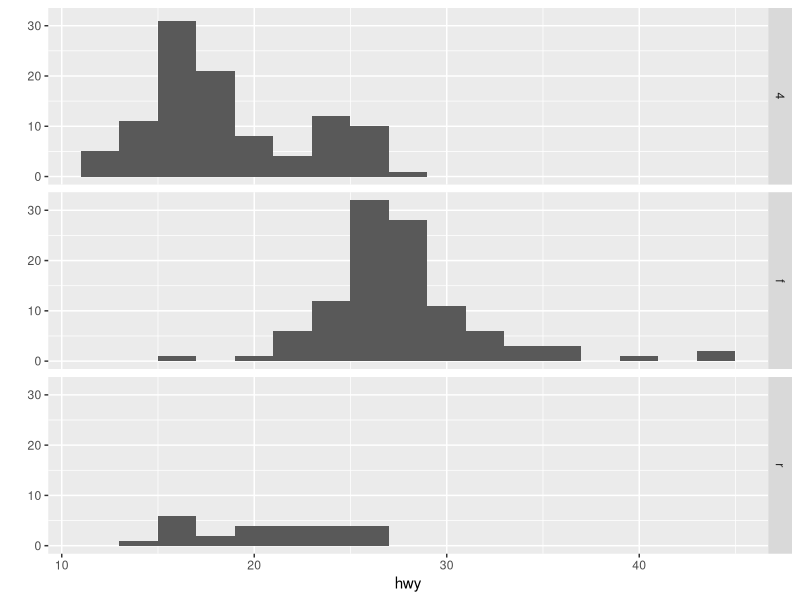
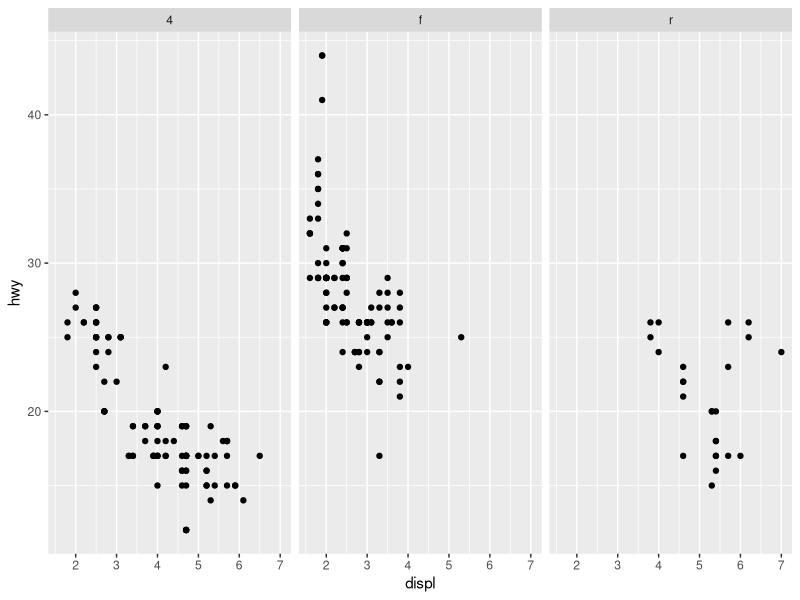
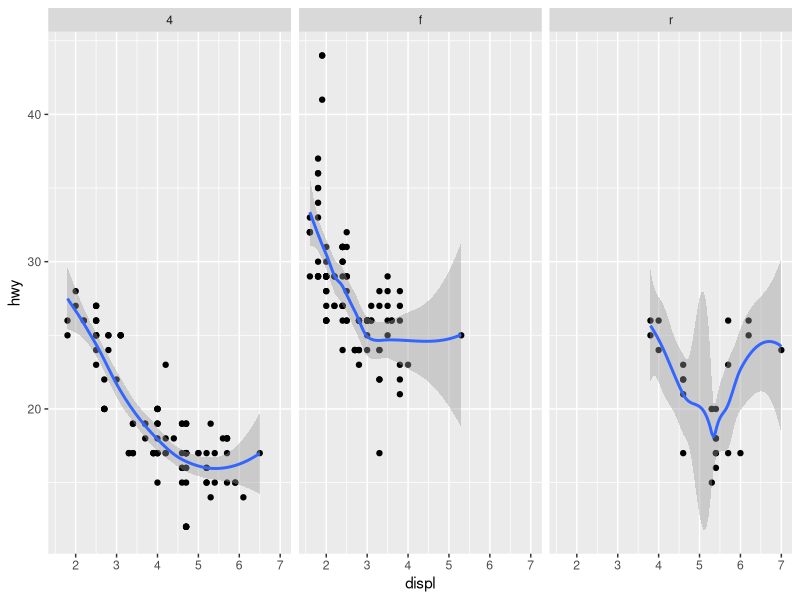
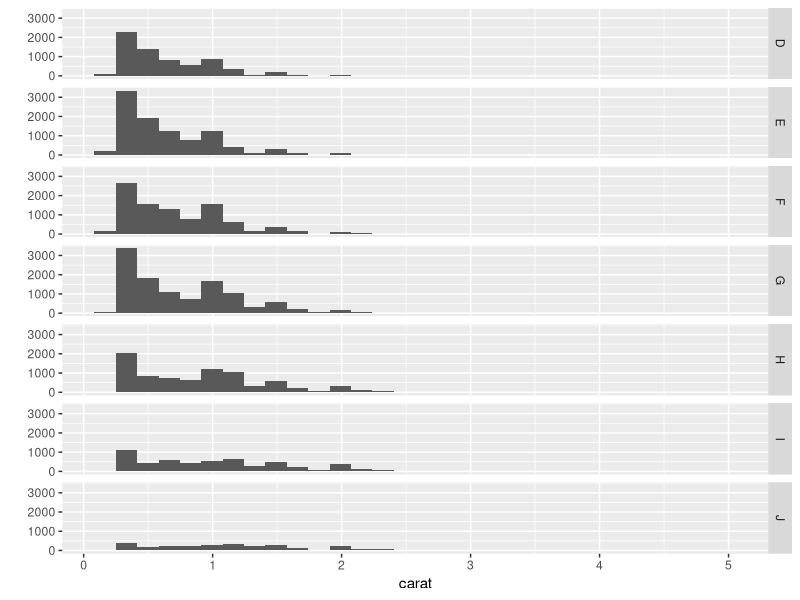
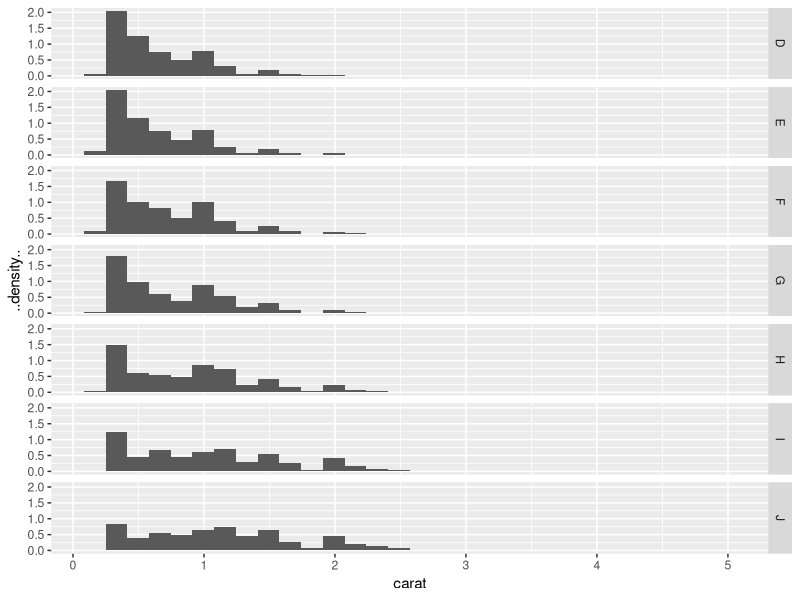
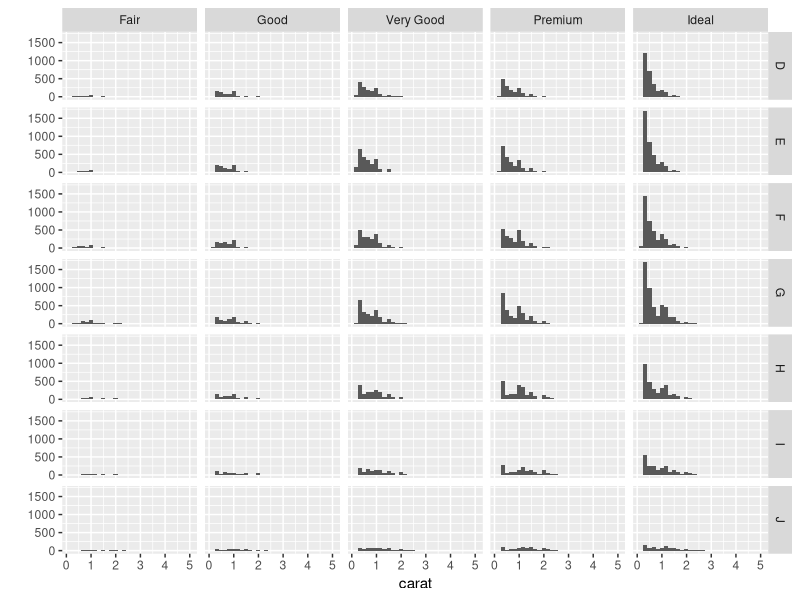
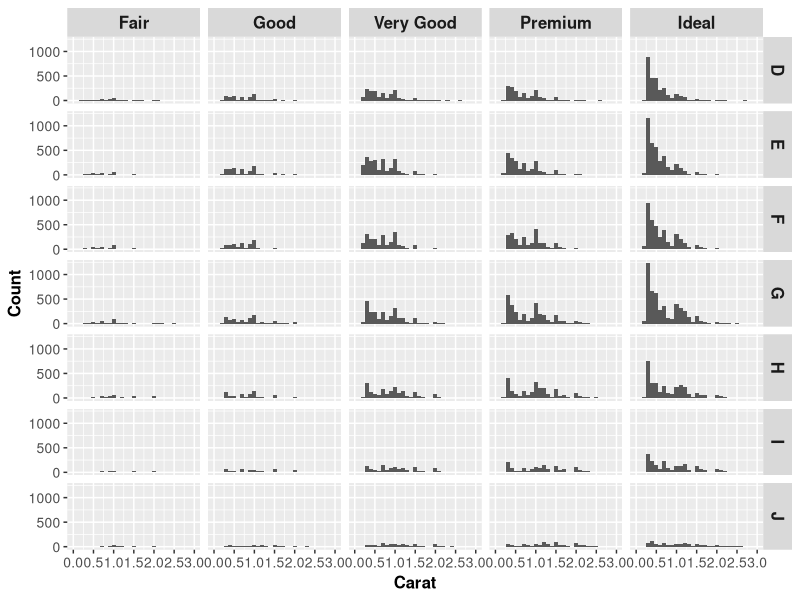
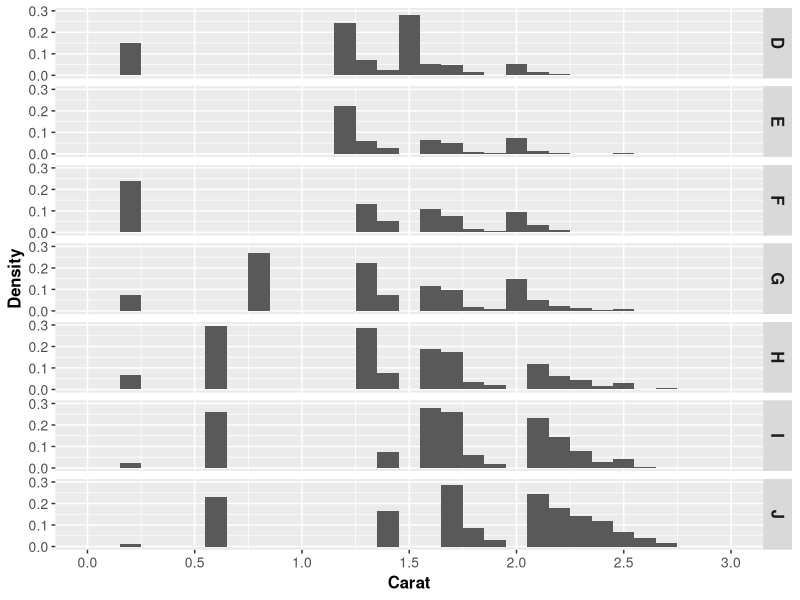

Reproduce these figures in R, in order.
## ---- chunk 1
library(ggplot2)
## ---- chunk 2
qplot(hwy,data = mpg,facets = drv~.,binwidth=2)
## ---- chunk 3
qplot(displ,hwy,data = mpg,facets = .~drv)
## ---- chunk 4
qplot(displ,hwy,data = mpg,facets = .~drv,geom = c("point","smooth"))
## ---- chunk 5
qplot(carat,data = diamonds,facets = color~.,geom = "histogram")
## ---- chunk 6
qplot(carat, ..density.., data = diamonds, facets = color ~ ., geom = "histogram")
## ---- chunk 7
qplot(carat, data = diamonds, facets = color ~ cut, geom = "histogram")
## ---- chunk 8
qplot(carat, data = diamonds, geom = "histogram", facets = color ~ cut, binwidth = 0.1) +
  scale_x_continuous(name = "Carat", limits = c(0, 3), breaks = seq(0, 3, by = 0.5)) +
  scale_y_continuous(name = "Count", breaks = seq(0, 3000, by = 500)) +
  theme(
    axis.text.x = element_text(size = 10),
    axis.text.y = element_text(size = 10),
    axis.title.x = element_text(size = 12, face = "bold"),
    axis.title.y = element_text(size = 12, face = "bold"),
    strip.text = element_text(size = 12, face = "bold")
  )

## ---- chunk 9
library(ggplot2)

qplot(carat, ..density.., data = diamonds, geom = "histogram", facets = color ~ ., binwidth = 0.1) +
  scale_x_continuous(name = "Carat", limits = c(0, 3), breaks = seq(0, 3, by = 0.5)) +
  scale_y_continuous(name = "Density", limits = c(0, 0.3), breaks = seq(0, 0.6, by = 0.1)) +
  theme(
    axis.text.x = element_text(size = 10),
    axis.text.y = element_text(size = 10),
    axis.title.x = element_text(size = 12, face = "bold"),
    axis.title.y = element_text(size = 12, face = "bold"),
    strip.text = element_text(size = 12, face = "bold")
  )

## ---- chunk 10
library(ggplot2)

qplot(carat, data = diamonds, facets = color ~ cut, geom = "histogram", binwidth = 0.1) +
  scale_x_continuous(name = "Carat", limits = c(0, 5), breaks = seq(0, 5, by = 1)) +
  scale_y_continuous(name = "Density", breaks = seq(0, 1000, by = 500)) +
  theme(
    axis.text.x = element_text(size = 10),
    axis.text.y = element_text(size = 10),
    axis.title.x = element_text(size = 12, face = "bold"),
    axis.title.y = element_text(size = 12, face = "bold"),
    strip.text = element_text(size = 12, face = "bold")
  )

## ---- chunk 11
qplot(displ, hwy, data = mpg, facets = factor(cyl) ~.)
## ---- chunk 12
qplot(displ, hwy, data=mpg, facets = . ~ year) + geom_smooth()
## ---- chunk 13
qplot(displ, hwy, data = mpg, facets = factor(cyl) ~., geom="smooth")
## ---- chunk 14
qplot(displ, hwy, data = mpg, facets = factor(cyl) ~., geom=c("point","smooth"))
